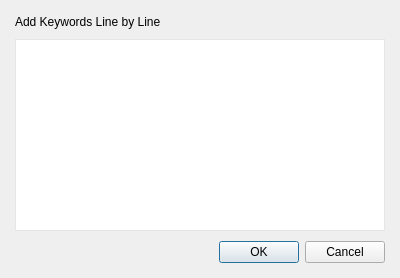
<?xml version="1.0" encoding="UTF-8"?>
<ui version="4.0">
 <class>Dialog</class>
 <widget class="QDialog" name="Dialog">
  <property name="geometry">
   <rect>
    <x>0</x>
    <y>0</y>
    <width>400</width>
    <height>278</height>
   </rect>
  </property>
  <property name="windowTitle">
   <string>Keywords</string>
  </property>
  <layout class="QVBoxLayout" name="verticalLayout">
   <property name="spacing">
    <number>10</number>
   </property>
   <property name="leftMargin">
    <number>15</number>
   </property>
   <property name="topMargin">
    <number>15</number>
   </property>
   <property name="rightMargin">
    <number>15</number>
   </property>
   <property name="bottomMargin">
    <number>15</number>
   </property>
   <item>
    <widget class="QLabel" name="lb_key">
     <property name="text">
      <string>Add Keywords Line by Line</string>
     </property>
    </widget>
   </item>
   <item>
    <widget class="QPlainTextEdit" name="textedit_kwd">
     <property name="font">
      <font>
       <family>Arial</family>
       <pointsize>10</pointsize>
      </font>
     </property>
     <property name="styleSheet">
      <string notr="true">QPlainTextEdit {
    border: 1px solid#e6e6e6;
    background-color: white;
}</string>
     </property>
    </widget>
   </item>
   <item>
    <widget class="QDialogButtonBox" name="buttonBox">
     <property name="orientation">
      <enum>Qt::Orientation::Horizontal</enum>
     </property>
     <property name="standardButtons">
      <set>QDialogButtonBox::StandardButton::Cancel|QDialogButtonBox::StandardButton::Ok</set>
     </property>
    </widget>
   </item>
  </layout>
 </widget>
 <resources/>
 <connections>
  <connection>
   <sender>buttonBox</sender>
   <signal>accepted()</signal>
   <receiver>Dialog</receiver>
   <slot>accept()</slot>
   <hints>
    <hint type="sourcelabel">
     <x>248</x>
     <y>254</y>
    </hint>
    <hint type="destinationlabel">
     <x>157</x>
     <y>274</y>
    </hint>
   </hints>
  </connection>
  <connection>
   <sender>buttonBox</sender>
   <signal>rejected()</signal>
   <receiver>Dialog</receiver>
   <slot>reject()</slot>
   <hints>
    <hint type="sourcelabel">
     <x>316</x>
     <y>260</y>
    </hint>
    <hint type="destinationlabel">
     <x>286</x>
     <y>274</y>
    </hint>
   </hints>
  </connection>
 </connections>
</ui>
